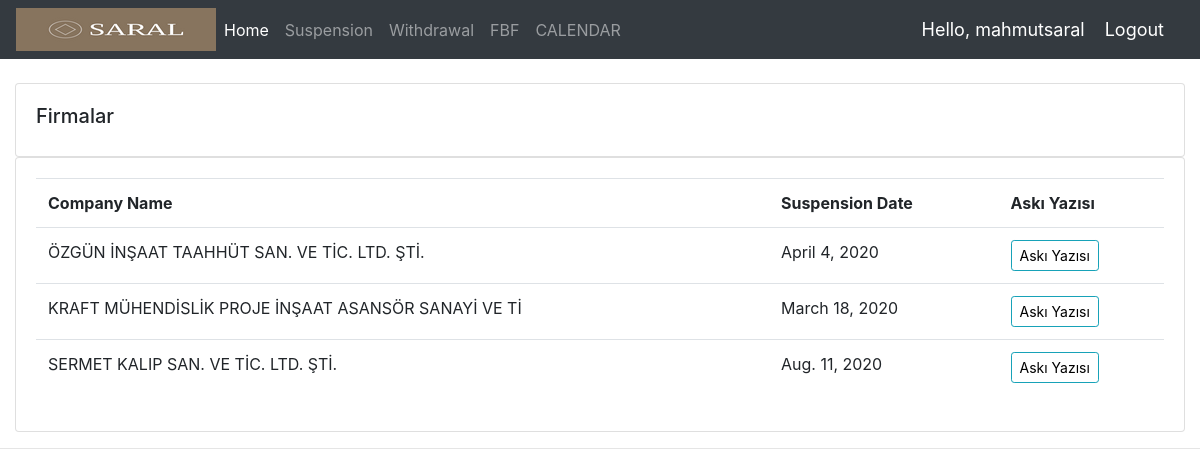
The page /suspension/ (signed in) on the database its author committed.
### accounts/models.py (models this page shows, shortened)
class firma(models.Model):
     CertNo = models.CharField(max_length=200, null=True)
     Company_Name = models.TextField (max_length=200, null=True)
     Standard = models.IntegerField(null=True)
     CA_Date = models.DateField(blank=True)
     SA1 = models.DateField(null=True, blank=True)
     SA2 = models.DateField(null=True, blank=True)
     ReReg = models.DateField(null=True, blank=True)
     Suspension_Date = models.DateField(null=True, blank=True)
     Withdrawal_Date = models.DateField(null=True, blank=True)
     Address = models.TextField (max_length=200,null=True)
     Yetkili_Kisi = models.CharField(max_length=100,null=True)
     Scope = models.TextField(max_length=200,null=True)
     Phone = models.IntegerField(null=True)
     Fax = models.IntegerField(null=True)
     email = models.CharField(max_length=200,null=True)
     ea = models.CharField(max_length=200,null=True)
     nace = models.CharField(max_length=200,null=True,blank=True)
     Initial_Cert_Date = models.DateField(null=True, blank=True)
     Cert_Date = models.DateField(null=True, blank=True)
     belge_bitiş_tarihi = models.DateField(null=True, blank=True)
     created = models.DateField(auto_now=True)
     updated = models.DateField(auto_now=True)

### accounts/views.py (the view)
# urls.py: path('suspension/', views.suspension, name="suspension"),
@login_required(login_url='login')
def suspension(request):
    suspension = firma.objects.all()
    context = {'suspension':suspension,'firmas':firmas}
    return render(request,'accounts/suspension.html', context)

### templates/accounts/suspension.html
{%  extends 'accounts/main.html' %}
{% block content %}
		<br>
		<div class="row">
			<div class="col-md">
				<div class="card card-body">
					<h5>Firmalar</h5>
				</div>
				<div class="card card-body">
					<table class="table">
						<tr>
                            <th>Company Name</th>
                            <th>Suspension Date</th>
                            <th>Askı Yazısı</th>
						</tr>
						{% for s in suspension %}
								<tr>
									{% if s.Suspension_Date != value %}
											<td>{{s.Company_Name}}</td>
											<td>{{s.Suspension_Date}}</td>
											<td><a class="btn btn-sm btn-info" href="{% url 'suspension_order' s.id %}">Askı Yazısı</a></td>
									{% endif %}
								</tr>
						{% endfor %}
					</table>
				</div>
			</div>
		</div>
{% endblock content %}

### templates/accounts/navbar.html (shortened to what this page needs)
{% load static %}
<nav class="navbar navbar-expand-lg navbar-dark bg-dark" >
  <img src="{% static 'images/saral.png' %}">
  <div class="collapse navbar-collapse" id="navbarNav">
    <ul class="navbar-nav">
      <li class="nav-item active">
        <a class="nav-link" href="{%url 'dashboard'%}">Home</a>
      </li>
      <li class="nav-item">
        <a class="nav-link" href="{%url 'suspension'%}">Suspension</a>
      </li>
      <li class="nav-item">
        <a class="nav-link" href="{%url 'withdrawal'%}">Withdrawal</a>
      </li>
      <li class="nav-item">
        <a class="nav-link" href="{%url 'fbf'%}">FBF</a>
      </li>
      <li class="nav-item">
        <a class="nav-link" href="{%url 'calendar'%}">CALENDAR</a>
      </li>
    </ul>
  </div>
  <span class="hello-msg">Hello, {{request.user}}</span>
  <span ><a  class="hello-msg" href="{% url 'logout' %}">Logout</a></span>
</nav>

### static/css/main.css (style rules this page uses)
ul { height: 100%; padding: 0px 5px 0px 20px; }
a { color: #17a2b8; }
.btn { outline: none; color: black; background-color: transparent; box-shadow: 0 0 0 0; }

### templates/accounts/navbar.html (style rules this page uses)
.hello-msg { font-size: 18px; color: #fff; margin-right: 20px; }

### rows shown on the page
firma: Company_Name "ÖZGÜN İNŞAAT TAAHHÜT SAN. VE TİC. LTD. ŞTİ.", Suspension_Date "April 4, 2020"
firma: Company_Name "KRAFT MÜHENDİSLİK PROJE İNŞAAT ASANSÖR SANAYİ VE Tİ", Suspension_Date "March 18, 2020"
firma: Company_Name "SERMET KALIP SAN. VE TİC. LTD. ŞTİ.", Suspension_Date "Aug. 11, 2020"

### other values the page prints
{{ request.user }} "mahmutsaral"
